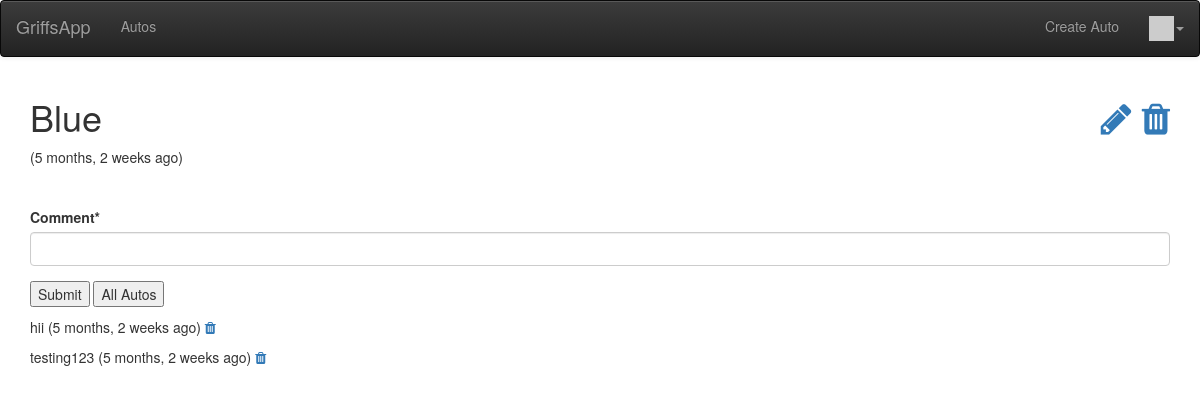
The page /autos/auto/1 (signed in) on the database its author committed.
### autos/models.py (models this page shows, shortened)
class Auto(models.Model):
    name = models.CharField(
            max_length=200,
            validators=[MinLengthValidator(2, "Name must be greater than 1 character")]
    )
    detail = models.CharField(max_length=300)
    mileage = models.PositiveIntegerField()
    comments = models.ManyToManyField(settings.AUTH_USER_MODEL, through='Comment',
       related_name='auto_comments')
    owner = models.ForeignKey(settings.AUTH_USER_MODEL, on_delete=models.CASCADE)
    created_at = models.DateTimeField(auto_now_add=True)
    updated_at = models.DateTimeField(auto_now=True)

class Comment(models.Model) :
    text = models.TextField(
        validators=[MinLengthValidator(3, "Comment must be greater than 3 characters")]
    )
    auto = models.ForeignKey(Auto, on_delete=models.CASCADE)
    owner = models.ForeignKey(settings.AUTH_USER_MODEL, on_delete=models.CASCADE,
        related_name='auto_owner')
    created_at = models.DateTimeField(auto_now_add=True)
    updated_at = models.DateTimeField(auto_now=True)

### autos/views.py (the view)
# urls.py: path('auto/<int:pk>', views.AutoDetailView.as_view(), name='auto_detail'),
class AutoDetailView(AutosDetailView):
    model = Auto
    template_name = "auto_detail.html"
    def get(self, request, pk) :
        auto = Auto.objects.get(id=pk)
        comments = Comment.objects.filter(auto=auto).order_by('-updated_at')
        comment_form = CommentForm()
        context = { 'auto' : auto, 'comments': comments, 'comment_form': comment_form }
        return render(request, self.template_name, context)

### autos/forms.py
class CommentForm(forms.Form):
    comment = forms.CharField(required=True, max_length=500, min_length=3, strip=True)

### home/context_processors.py (called while the page is built)
def settings(request):
    return {
        'settings': django_settings,
    }

### home/templatetags/app_tags.py (called while the page is built)
@register.filter(name='gravatar')
def gravatar(user, size=35):
    email = str(user.email.strip().lower()).encode('utf-8')
    email_hash = md5(email).hexdigest()
    url = "//www.gravatar.com/avatar/{0}?s={1}&d=identicon&r=PG"
    return url.format(email_hash, size)

### autos/templates/auto_detail.html (shortened to what this page needs)
{% extends "auto_base_menu.html" %}
{% load crispy_forms_tags %}
{% load humanize %}
{% block content %}
<h1>
{% if auto.owner == user %}
<span style="float: right;">
<a href="{% url 'auto_update' auto.id %}"><i class="fa fa-pencil"></i></a>
<a href="{% url 'auto_delete' auto.id %}"><i class="fa fa-trash"></i></a>
</span>
{% endif %}
{{ auto.name }}
</h1>
<p>
({{ auto.updated_at|naturaltime }})
</p>
{% if user.is_authenticated %}
<br clear="all"/>
<p>
<form method="post" action="{% url 'auto_comment_create' auto.id %}">
    {{ comment_form|crispy }}
<input type="submit" value="Submit">
<input type="submit" value="All Autos" onclick="window.location.href='{% url 'autos' %}';return false;">
</form>
</p>
{% endif %}
{% for comment in comments %}
<p> {{ comment.text }}
({{ comment.updated_at|naturaltime }})
{% if user == comment.owner %}
<a href="{% url 'auto_comment_delete' comment.id %}"><i class="fa fa-trash"></i></a>
{% endif %}
</p>
{% endfor %}
{% endblock %}

### rows shown on the page
Auto: name "Blue", updated_at "5 months, 2 weeks ago"
Comment: text "hii", updated_at "5 months, 2 weeks ago"
Comment: text "testing123", updated_at "5 months, 2 weeks ago"

### other values the page prints
{{ settings.APP_NAME }} "GriffsApp"
